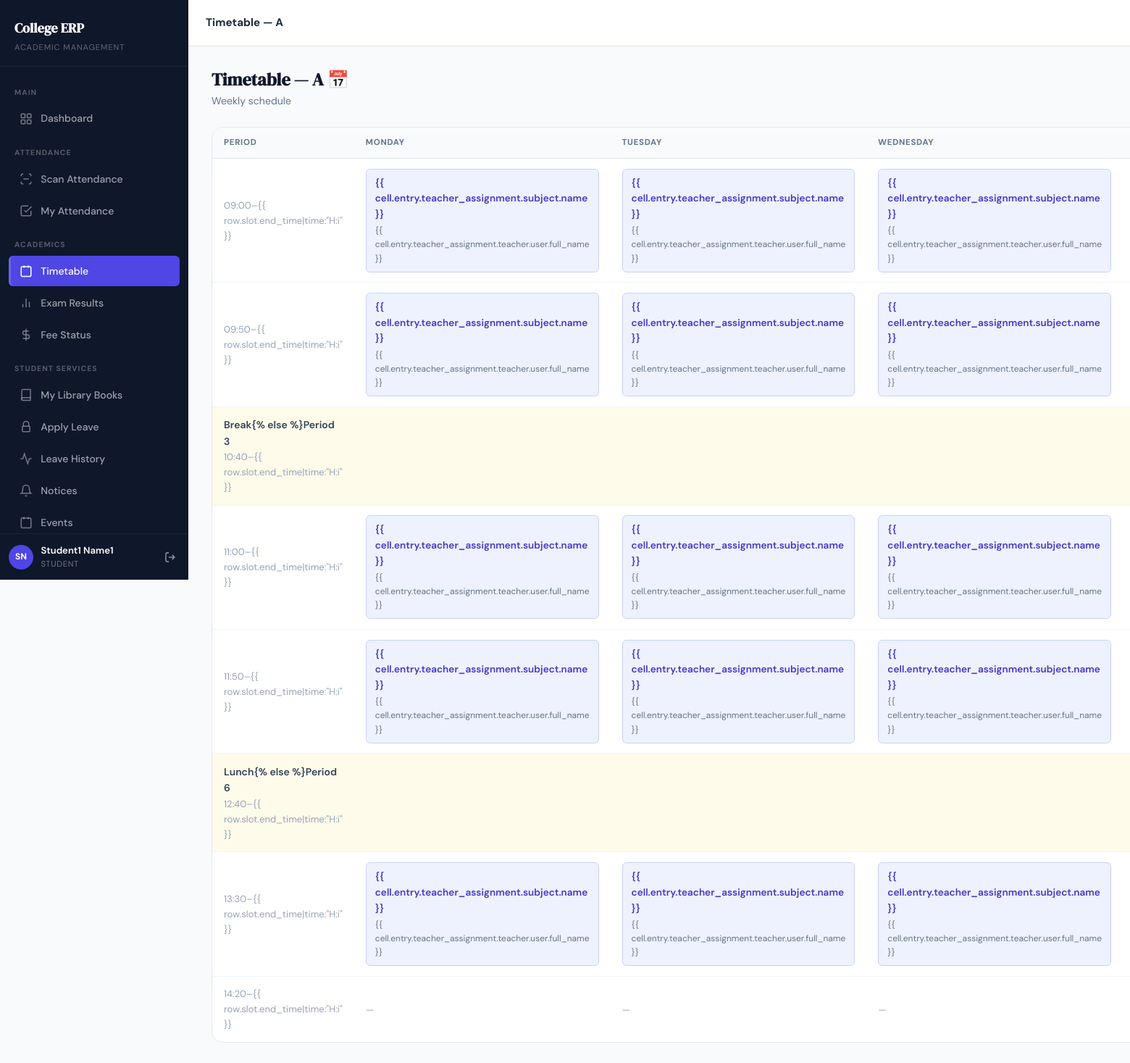
The app's page /timetable/ (signed in) with its own data.
### apps/accounts/models.py (models this page shows, shortened)
class CustomUser(AbstractUser):
    first_name    = models.CharField(max_length=100)
    last_name     = models.CharField(max_length=100)
    email         = models.EmailField(unique=True)
    mobile_number = models.CharField(max_length=10, unique=True, null=True, blank=True)
    role          = models.CharField(max_length=20, choices=Role.choices)
    is_verified   = models.BooleanField(default=False)
    is_approved   = models.BooleanField(default=False)
    class Meta:
        indexes = [
            models.Index(fields=["role"]),
            models.Index(fields=["is_approved"]),
        ]
    @property
    def full_name(self):
        return f"{self.first_name} {self.last_name}".strip() or self.username
    @property
    def is_student(self):
        return self.role == Role.STUDENT
    @property
    def is_erp_manager(self):
        return self.role == Role.ERP_MANAGER or self.is_superuser

### apps/timetable/models.py (models this page shows, shortened)
class TimeSlot(TimeStampedModel):
    slot_number = models.PositiveIntegerField(unique=True)
    start_time = models.TimeField()
    end_time = models.TimeField()
    label = models.CharField(max_length=50, blank=True)  # e.g. "Lunch Break"
    is_break = models.BooleanField(default=False)
    class Meta:
        ordering = ["slot_number"]

class TimetableEntry(TimeStampedModel):
    day = models.IntegerField(choices=DAY_CHOICES)
    time_slot = models.ForeignKey(
        TimeSlot, on_delete=models.CASCADE, related_name="entries"
    )
    section = models.ForeignKey(
        Section, on_delete=models.CASCADE, related_name="timetable_entries"
    )
    teacher_assignment = models.ForeignKey(
        TeacherAssignment, on_delete=models.CASCADE, related_name="timetable_entries"
    )
    class Meta:
        unique_together = ("day", "time_slot", "section")
        ordering = ["day", "time_slot__slot_number"]

### apps/timetable/views.py (the view, shortened to what this page needs)
# urls.py: path("",             views.my_timetable,     name="my_timetable"),
@login_required
def my_timetable(request):
    user = request.user
    entries = TimetableEntry.objects.none()
    title = "My Timetable"
    if user.is_student and hasattr(user, "student_profile"):
        section = user.student_profile.section
        entries = TimetableEntry.objects.filter(
            section=section
        ).select_related(
            "time_slot", "teacher_assignment__subject",
            "teacher_assignment__teacher__user"
        )
        title = f"Timetable — {section.name}"
    slots = TimeSlot.objects.all().order_by("slot_number")
    days = DAY_CHOICES
    grid = []
    for slot in slots:
        row = {"slot": slot, "cells": []}
        for day_num, day_name in days:
            entry = entries.filter(day=day_num, time_slot=slot).first()
            row["cells"].append({
                "day": day_name,
                "day_num": day_num,
                "entry": entry,
            })
        grid.append(row)
    return render(request, "timetable/timetable_grid.html", {
        "title": title,
        "grid": grid,
        "days": days,
        "slots": slots,
    })

### templates/timetable/timetable_grid.html (shortened to what this page needs)
{% extends "base.html" %}
{% block topbar_title %}{{ title }}{% endblock %}
{% block content %}
<div class="page-header fade-in-up">
    <div>
        <div class="page-header-title">{{ title }} 📅</div>
        <div class="page-header-subtitle">Weekly schedule</div>
    </div>
</div>
{% if grid %}
<div class="card fade-in-up" style="overflow-x:auto">
    <table class="erp-table" style="min-width:800px">
        <thead>
            <tr>
                <th style="width:120px">Period</th>
                {% for day_num, day_name in days %}
                <th>{{ day_name }}</th>
                {% endfor %}
            </tr>
        </thead>
        <tbody>
            {% for row in grid %}
            <tr{% if row.slot.is_break %} style="background:var(--warning-bg)" {% endif %}>
                <td>
                    <div class="fw-semibold">{% if row.slot.is_break %}{{ row.slot.label|default:"Break" }}{% else
                        %}Period {{ row.slot.slot_number }}{% endif %}</div>
                    <div class="text-muted text-sm">{{ row.slot.start_time|time:"H:i" }}–{{ row.slot.end_time|time:"H:i"
                        }}</div>
                </td>
                {% for cell in row.cells %}
                <td>
                    {% if cell.entry %}
                    <div
                        style="background:var(--brand-50);border:1px solid var(--brand-200);border-radius:var(--radius-sm);padding:.5rem .75rem">
                        <div style="font-weight:600;font-size:.85rem;color:var(--brand-700)">{{
                            cell.entry.teacher_assignment.subject.name }}</div>
                        <div style="font-size:.75rem;color:var(--gray-500);margin-top:.15rem">{{
                            cell.entry.teacher_assignment.teacher.user.full_name }}</div>
                    </div>
                    {% elif not row.slot.is_break %}
                    <span class="text-muted text-sm">—</span>
                    {% endif %}
                </td>
                {% endfor %}
                </tr>
                {% endfor %}
        </tbody>
    </table>
</div>
{% else %}
<div class="alert alert-info fade-in-up">📅 No timetable entries found.</div>
{% endif %}
{% endblock %}

### templates/base.html (shortened to what this page needs)
{% load static %}
<!DOCTYPE html>
<html lang="en">
<head>
  <link rel="stylesheet" href="{% static 'css/style.css' %}">
</head>
<body>
{% if request.user.is_authenticated %}
<div class="app-shell">
  <aside class="sidebar" id="sidebar">
    <div class="sidebar-logo">
      <a href="{% url 'dashboard' %}" class="sidebar-logo-text">College ERP</a>
      <div class="sidebar-logo-sub">Academic Management</div>
    </div>
    <nav class="sidebar-nav">
      <div class="sidebar-section-label">Main</div>
      <a href="{% url 'dashboard' %}"
         class="sidebar-link {% if request.resolver_match.url_name == 'dashboard' %}active{% endif %}">
        <svg viewBox="0 0 24 24" fill="none" stroke="currentColor" stroke-width="2">
          <rect x="3" y="3" width="7" height="7" rx="1"/><rect x="14" y="3" width="7" height="7" rx="1"/>
          <rect x="14" y="14" width="7" height="7" rx="1"/><rect x="3" y="14" width="7" height="7" rx="1"/>
        </svg>
        Dashboard
      </a>
      {% if request.user.role == "STUDENT" %}
      <div class="sidebar-section-label">Attendance</div>
      <a href="{% url 'scan_attendance' %}"
         class="sidebar-link {% if request.resolver_match.url_name == 'scan_attendance' %}active{% endif %}">
        <svg viewBox="0 0 24 24" fill="none" stroke="currentColor" stroke-width="2">
          <path d="M3 7V5a2 2 0 0 1 2-2h2"/><path d="M21 7V5a2 2 0 0 0-2-2h-2"/>
          <path d="M3 17v2a2 2 0 0 0 2 2h2"/><path d="M21 17v2a2 2 0 0 1-2 2h-2"/>
          <line x1="7" y1="12" x2="17" y2="12"/>
        </svg>
        Scan Attendance
      </a>
      <a href="{% url 'my_attendance' %}"
         class="sidebar-link {% if request.resolver_match.url_name == 'my_attendance' %}active{% endif %}">
        <svg viewBox="0 0 24 24" fill="none" stroke="currentColor" stroke-width="2">
          <polyline points="9 11 12 14 22 4"/><path d="M21 12v7a2 2 0 0 1-2 2H5a2 2 0 0 1-2-2V5a2 2 0 0 1 2-2h11"/>
        </svg>
        My Attendance
      </a>
      <div class="sidebar-section-label">Academics</div>
      <a href="{% url 'my_timetable' %}"
         class="sidebar-link {% if request.resolver_match.url_name == 'my_timetable' %}active{% endif %}">
        <svg viewBox="0 0 24 24" fill="none" stroke="currentColor" stroke-width="2">
          <rect x="3" y="4" width="18" height="18" rx="2"/><line x1="16" y1="2" x2="16" y2="6"/><line x1="8" y1="2" x2="8" y2="6"/>
        </svg>
        Timetable
      </a>
      <a href="{% url 'my_results' %}"
         class="sidebar-link {% if request.resolver_match.url_name == 'my_results' %}active{% endif %}">
        <svg viewBox="0 0 24 24" fill="none" stroke="currentColor" stroke-width="2">
          <line x1="18" y1="20" x2="18" y2="10"/><line x1="12" y1="20" x2="12" y2="4"/><line x1="6" y1="20" x2="6" y2="14"/>
        </svg>
        Exam Results
      </a>
      <a href="{% url 'my_fees' %}"
         class="sidebar-link {% if request.resolver_match.url_name == 'my_fees' %}active{% endif %}">
        <svg viewBox="0 0 24 24" fill="none" stroke="currentColor" stroke-width="2">
          <line x1="12" y1="1" x2="12" y2="23"/><path d="M17 5H9.5a3.5 3.5 0 0 0 0 7h5a3.5 3.5 0 0 1 0 7H6"/>
        </svg>
        Fee Status
      </a>
      <div class="sidebar-section-label">Student Services</div>
      <a href="{% url 'my_books' %}"
         class="sidebar-link {% if request.resolver_match.url_name == 'my_books' %}active{% endif %}">
        <svg viewBox="0 0 24 24" fill="none" stroke="currentColor" stroke-width="2">
          <path d="M4 19.5A2.5 2.5 0 0 1 6.5 17H20"/><path d="M6.5 2H20v20H6.5A2.5 2.5 0 0 1 4 19.5V4.5A2.5 2.5 0 0 1 6.5 2z"/>
        </svg>
        My Library Books
      </a>
      <a href="{% url 'apply_leave' %}"
         class="sidebar-link {% if request.resolver_match.url_name == 'apply_leave' %}active{% endif %}">
        <svg viewBox="0 0 24 24" fill="none" stroke="currentColor" stroke-width="2">
          <path d="M7 11V7a5 5 0 0 1 10 0v4"/><rect x="5" y="11" width="14" height="10" rx="2"/>
        </svg>
        Apply Leave
      </a>
      <a href="{% url 'leave_history' %}"
         class="sidebar-link {% if request.resolver_match.url_name == 'leave_history' %}active{% endif %}">
        <svg viewBox="0 0 24 24" fill="none" stroke="currentColor" stroke-width="2">
          <polyline points="22 12 18 12 15 21 9 3 6 12 2 12"/>
        </svg>
        Leave History
      </a>
      <a href="{% url 'notice_list' %}"
         class="sidebar-link {% if request.resolver_match.url_name == 'notice_list' %}active{% endif %}">
        <svg viewBox="0 0 24 24" fill="none" stroke="currentColor" stroke-width="2">
          <path d="M18 8a6 6 0 0 0-12 0c0 7-3 9-3 9h18s-3-2-3-9"/><path d="M13.73 21a2 2 0 0 1-3.46 0"/>
        </svg>
        Notices
      </a>
      <a href="{% url 'event_list' %}"
         class="sidebar-link {% if request.resolver_match.url_name == 'event_list' %}active{% endif %}">
        <svg viewBox="0 0 24 24" fill="none" stroke="currentColor" stroke-width="2">
          <rect x="3" y="4" width="18" height="18" rx="2"/><line x1="16" y1="2" x2="16" y2="6"/><line x1="8" y1="2" x2="8" y2="6"/>
        </svg>
        Events
      </a>
      {% endif %}
    </nav>
    <div class="sidebar-footer">
      <div class="sidebar-user">
        <div class="sidebar-avatar">
          {{ request.user.first_name|first|upper }}{{ request.user.last_name|first|upper }}
        </div>
        <div class="sidebar-user-info">
          <div class="sidebar-user-name">{{ request.user.full_name }}</div>
          <div class="sidebar-user-role">{{ request.user.get_role_display }}</div>
        </div>
        <form method="post" action="{% url 'logout' %}" style="margin:0;">
          <button type="submit" class="sidebar-logout" title="Logout" style="border:none;background:transparent;cursor:pointer;">
            <svg width="16" height="16" viewBox="0 0 24 24" fill="none" stroke="currentColor" stroke-width="2">
              <path d="M9 21H5a2 2 0 0 1-2-2V5a2 2 0 0 1 2-2h4"/>
              <polyline points="16 17 21 12 16 7"/><line x1="21" y1="12" x2="9" y2="12"/>
            </svg>
          </button>
        </form>
      </div>
    </div>
  </aside>
  <div class="main-content">
    <header class="topbar">
      <span class="topbar-title">{% block topbar_title %}Dashboard{% endblock %}</span>
    </header>
    <main class="page-content">
      {% block content %}{% endblock %}
    </main>
  </div>
</div>
{% else %}
<!-- ════════════════════════════════════════════════════════
     UNAUTHENTICATED LAYOUT (no sidebar)
═════════════════════════════════════════════════════════ -->
{% block outer_content %}{% endblock %}
{% endif %}
</body>
</html>

### records on screen
CustomUser: user.first_name|first "S", user.last_name|first "N", user.full_name "Student1 Name1", user.role "STUDENT"
TimeSlot: slot.start_time "09:00"
TimetableEntry: shows "{{ cell.entry.teacher_assignment.subject.name }}"
TimetableEntry: shows "{{ cell.entry.teacher_assignment.subject.name }}"
TimetableEntry: shows "{{ cell.entry.teacher_assignment.subject.name }}"
TimeSlot: slot.start_time "09:50"
TimetableEntry: shows "{{ cell.entry.teacher_assignment.subject.name }}"
TimetableEntry: shows "{{ cell.entry.teacher_assignment.subject.name }}"
TimetableEntry: shows "{{ cell.entry.teacher_assignment.subject.name }}"
TimeSlot: slot.label "Break", slot.slot_number "3", slot.start_time "10:40"
TimeSlot: slot.start_time "11:00"
TimetableEntry: shows "{{ cell.entry.teacher_assignment.subject.name }}"
TimetableEntry: shows "{{ cell.entry.teacher_assignment.subject.name }}"
TimetableEntry: shows "{{ cell.entry.teacher_assignment.subject.name }}"
TimeSlot: slot.start_time "11:50"
TimetableEntry: shows "{{ cell.entry.teacher_assignment.subject.name }}"
TimetableEntry: shows "{{ cell.entry.teacher_assignment.subject.name }}"
TimetableEntry: shows "{{ cell.entry.teacher_assignment.subject.name }}"
TimeSlot: slot.label "Lunch", slot.slot_number "6", slot.start_time "12:40"
TimeSlot: slot.start_time "13:30"
TimetableEntry: shows "{{ cell.entry.teacher_assignment.subject.name }}"
TimetableEntry: shows "{{ cell.entry.teacher_assignment.subject.name }}"
TimetableEntry: shows "{{ cell.entry.teacher_assignment.subject.name }}"
TimeSlot: slot.start_time "14:20"

### other values on screen
{{ title }} "Timetable — A"
{{ day_name }} "MONDAY" "TUESDAY" "WEDNESDAY"
